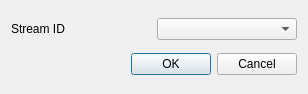
<?xml version="1.0" encoding="UTF-8"?>
<ui version="4.0">
 <class>DeleteStreamDialog</class>
 <widget class="QDialog" name="DeleteStreamDialog">
  <property name="geometry">
   <rect>
    <x>0</x>
    <y>0</y>
    <width>308</width>
    <height>94</height>
   </rect>
  </property>
  <property name="windowTitle">
   <string>Which stream do you want to delete?</string>
  </property>
  <layout class="QVBoxLayout" name="verticalLayout">
   <item>
    <layout class="QHBoxLayout" name="horizontalLayout">
     <item>
      <widget class="QLabel" name="label">
       <property name="text">
        <string>Stream ID</string>
       </property>
      </widget>
     </item>
     <item>
      <widget class="QComboBox" name="comboBox"/>
     </item>
    </layout>
   </item>
   <item>
    <widget class="QDialogButtonBox" name="buttonBox">
     <property name="orientation">
      <enum>Qt::Horizontal</enum>
     </property>
     <property name="standardButtons">
      <set>QDialogButtonBox::Cancel|QDialogButtonBox::Ok</set>
     </property>
    </widget>
   </item>
  </layout>
 </widget>
 <resources/>
 <connections>
  <connection>
   <sender>buttonBox</sender>
   <signal>accepted()</signal>
   <receiver>DeleteStreamDialog</receiver>
   <slot>accept()</slot>
   <hints>
    <hint type="sourcelabel">
     <x>248</x>
     <y>254</y>
    </hint>
    <hint type="destinationlabel">
     <x>157</x>
     <y>274</y>
    </hint>
   </hints>
  </connection>
  <connection>
   <sender>buttonBox</sender>
   <signal>rejected()</signal>
   <receiver>DeleteStreamDialog</receiver>
   <slot>reject()</slot>
   <hints>
    <hint type="sourcelabel">
     <x>316</x>
     <y>260</y>
    </hint>
    <hint type="destinationlabel">
     <x>286</x>
     <y>274</y>
    </hint>
   </hints>
  </connection>
 </connections>
</ui>
